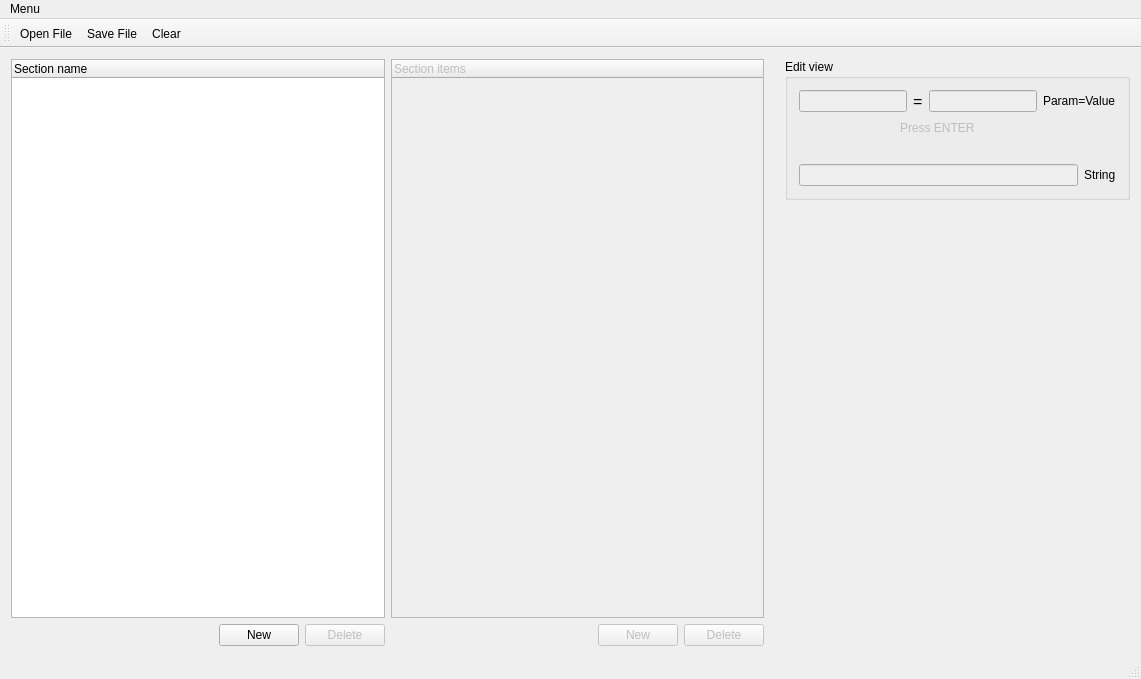
<?xml version="1.0" encoding="UTF-8"?>
<ui version="4.0">
 <class>MainWindow</class>
 <widget class="QMainWindow" name="MainWindow">
  <property name="geometry">
   <rect>
    <x>0</x>
    <y>0</y>
    <width>1141</width>
    <height>679</height>
   </rect>
  </property>
  <property name="minimumSize">
   <size>
    <width>1000</width>
    <height>500</height>
   </size>
  </property>
  <property name="windowTitle">
   <string>INI editor</string>
  </property>
  <property name="windowIcon">
   <iconset resource="res.qrc">
    <normaloff>:/img/img/logo.png</normaloff>:/img/img/logo.png</iconset>
  </property>
  <widget class="QWidget" name="centralWidget">
   <layout class="QGridLayout" name="gridLayout_2">
    <item row="0" column="0">
     <layout class="QHBoxLayout" name="horizontalLayout_7">
      <item>
       <layout class="QHBoxLayout" name="horizontalLayout_6">
        <item>
         <layout class="QVBoxLayout" name="verticalLayout_3">
          <item>
           <widget class="QTreeWidget" name="treeWidget">
            <column>
             <property name="text">
              <string>Section name</string>
             </property>
            </column>
           </widget>
          </item>
          <item>
           <layout class="QHBoxLayout" name="horizontalLayout_4">
            <item>
             <spacer name="horizontalSpacer_2">
              <property name="orientation">
               <enum>Qt::Horizontal</enum>
              </property>
              <property name="sizeHint" stdset="0">
               <size>
                <width>40</width>
                <height>20</height>
               </size>
              </property>
             </spacer>
            </item>
            <item>
             <widget class="QPushButton" name="but_add_s">
              <property name="text">
               <string>New</string>
              </property>
             </widget>
            </item>
            <item>
             <widget class="QPushButton" name="but_del_s">
              <property name="enabled">
               <bool>false</bool>
              </property>
              <property name="text">
               <string>Delete</string>
              </property>
             </widget>
            </item>
           </layout>
          </item>
         </layout>
        </item>
        <item>
         <layout class="QVBoxLayout" name="verticalLayout_2">
          <item>
           <widget class="QTreeWidget" name="treeWidget_2">
            <property name="enabled">
             <bool>false</bool>
            </property>
            <column>
             <property name="text">
              <string>Section items</string>
             </property>
            </column>
           </widget>
          </item>
          <item>
           <layout class="QHBoxLayout" name="horizontalLayout_3">
            <item>
             <spacer name="horizontalSpacer_3">
              <property name="orientation">
               <enum>Qt::Horizontal</enum>
              </property>
              <property name="sizeHint" stdset="0">
               <size>
                <width>40</width>
                <height>20</height>
               </size>
              </property>
             </spacer>
            </item>
            <item>
             <widget class="QPushButton" name="but_add">
              <property name="enabled">
               <bool>false</bool>
              </property>
              <property name="text">
               <string>New</string>
              </property>
             </widget>
            </item>
            <item>
             <widget class="QPushButton" name="but_del">
              <property name="enabled">
               <bool>false</bool>
              </property>
              <property name="text">
               <string>Delete</string>
              </property>
             </widget>
            </item>
           </layout>
          </item>
         </layout>
        </item>
       </layout>
      </item>
      <item>
       <spacer name="horizontalSpacer_4">
        <property name="orientation">
         <enum>Qt::Horizontal</enum>
        </property>
        <property name="sizeType">
         <enum>QSizePolicy::Fixed</enum>
        </property>
        <property name="sizeHint" stdset="0">
         <size>
          <width>15</width>
          <height>20</height>
         </size>
        </property>
       </spacer>
      </item>
      <item>
       <layout class="QVBoxLayout" name="verticalLayout_4">
        <item>
         <widget class="QGroupBox" name="groupBox">
          <property name="enabled">
           <bool>true</bool>
          </property>
          <property name="sizePolicy">
           <sizepolicy hsizetype="Fixed" vsizetype="Fixed">
            <horstretch>0</horstretch>
            <verstretch>0</verstretch>
           </sizepolicy>
          </property>
          <property name="maximumSize">
           <size>
            <width>350</width>
            <height>161</height>
           </size>
          </property>
          <property name="title">
           <string>Edit view</string>
          </property>
          <layout class="QGridLayout" name="gridLayout">
           <item row="0" column="0">
            <layout class="QVBoxLayout" name="verticalLayout">
             <item>
              <layout class="QHBoxLayout" name="horizontalLayout">
               <item>
                <widget class="QLineEdit" name="text_name_param">
                 <property name="enabled">
                  <bool>false</bool>
                 </property>
                 <property name="readOnly">
                  <bool>true</bool>
                 </property>
                </widget>
               </item>
               <item>
                <widget class="QLabel" name="label">
                 <property name="minimumSize">
                  <size>
                   <width>10</width>
                   <height>16</height>
                  </size>
                 </property>
                 <property name="maximumSize">
                  <size>
                   <width>15</width>
                   <height>16</height>
                  </size>
                 </property>
                 <property name="font">
                  <font>
                   <pointsize>12</pointsize>
                  </font>
                 </property>
                 <property name="text">
                  <string>=</string>
                 </property>
                </widget>
               </item>
               <item>
                <widget class="QLineEdit" name="text_value_param">
                 <property name="enabled">
                  <bool>false</bool>
                 </property>
                </widget>
               </item>
               <item>
                <widget class="QLabel" name="label_2">
                 <property name="text">
                  <string>Param=Value</string>
                 </property>
                </widget>
               </item>
              </layout>
             </item>
             <item>
              <layout class="QHBoxLayout" name="horizontalLayout_2">
               <item>
                <widget class="QLabel" name="label_Enter">
                 <property name="enabled">
                  <bool>false</bool>
                 </property>
                 <property name="sizePolicy">
                  <sizepolicy hsizetype="Fixed" vsizetype="Preferred">
                   <horstretch>0</horstretch>
                   <verstretch>0</verstretch>
                  </sizepolicy>
                 </property>
                 <property name="minimumSize">
                  <size>
                   <width>61</width>
                   <height>16</height>
                  </size>
                 </property>
                 <property name="text">
                  <string>Press ENTER</string>
                 </property>
                </widget>
               </item>
               <item>
                <spacer name="horizontalSpacer">
                 <property name="orientation">
                  <enum>Qt::Horizontal</enum>
                 </property>
                 <property name="sizeType">
                  <enum>QSizePolicy::Fixed</enum>
                 </property>
                 <property name="sizeHint" stdset="0">
                  <size>
                   <width>40</width>
                   <height>20</height>
                  </size>
                 </property>
                </spacer>
               </item>
              </layout>
             </item>
            </layout>
           </item>
           <item row="1" column="0">
            <spacer name="verticalSpacer">
             <property name="orientation">
              <enum>Qt::Vertical</enum>
             </property>
             <property name="sizeType">
              <enum>QSizePolicy::Fixed</enum>
             </property>
             <property name="sizeHint" stdset="0">
              <size>
               <width>13</width>
               <height>20</height>
              </size>
             </property>
            </spacer>
           </item>
           <item row="2" column="0">
            <layout class="QHBoxLayout" name="horizontalLayout_5">
             <item>
              <widget class="QLineEdit" name="text_string">
               <property name="enabled">
                <bool>false</bool>
               </property>
               <property name="sizePolicy">
                <sizepolicy hsizetype="Expanding" vsizetype="Fixed">
                 <horstretch>0</horstretch>
                 <verstretch>0</verstretch>
                </sizepolicy>
               </property>
               <property name="readOnly">
                <bool>true</bool>
               </property>
              </widget>
             </item>
             <item>
              <widget class="QLabel" name="label_3">
               <property name="text">
                <string>String</string>
               </property>
              </widget>
             </item>
            </layout>
           </item>
          </layout>
         </widget>
        </item>
        <item>
         <spacer name="verticalSpacer_2">
          <property name="orientation">
           <enum>Qt::Vertical</enum>
          </property>
          <property name="sizeHint" stdset="0">
           <size>
            <width>20</width>
            <height>416</height>
           </size>
          </property>
         </spacer>
        </item>
       </layout>
      </item>
     </layout>
    </item>
   </layout>
  </widget>
  <widget class="QMenuBar" name="menuBar">
   <property name="geometry">
    <rect>
     <x>0</x>
     <y>0</y>
     <width>1141</width>
     <height>20</height>
    </rect>
   </property>
   <widget class="QMenu" name="menuMenu">
    <property name="title">
     <string>Menu</string>
    </property>
    <addaction name="actionLoad_File"/>
    <addaction name="actionSave_file"/>
    <addaction name="actionClear"/>
   </widget>
   <addaction name="menuMenu"/>
  </widget>
  <widget class="QToolBar" name="mainToolBar">
   <attribute name="toolBarArea">
    <enum>TopToolBarArea</enum>
   </attribute>
   <attribute name="toolBarBreak">
    <bool>false</bool>
   </attribute>
   <addaction name="actionLoad_File"/>
   <addaction name="actionSave_file"/>
   <addaction name="actionClear"/>
  </widget>
  <widget class="QStatusBar" name="statusBar"/>
  <action name="actionSave_file">
   <property name="icon">
    <iconset resource="res.qrc">
     <normaloff>:/img/img/save.png</normaloff>:/img/img/save.png</iconset>
   </property>
   <property name="text">
    <string>Save File</string>
   </property>
  </action>
  <action name="actionLoad_File">
   <property name="icon">
    <iconset resource="res.qrc">
     <normaloff>:/img/img/open.png</normaloff>:/img/img/open.png</iconset>
   </property>
   <property name="text">
    <string>Open File</string>
   </property>
  </action>
  <action name="actionClear">
   <property name="icon">
    <iconset resource="res.qrc">
     <normaloff>:/img/img/clear.png</normaloff>:/img/img/clear.png</iconset>
   </property>
   <property name="text">
    <string>Clear</string>
   </property>
  </action>
 </widget>
 <layoutdefault spacing="6" margin="11"/>
 <resources>
  <include location="res.qrc"/>
 </resources>
 <connections/>
</ui>
